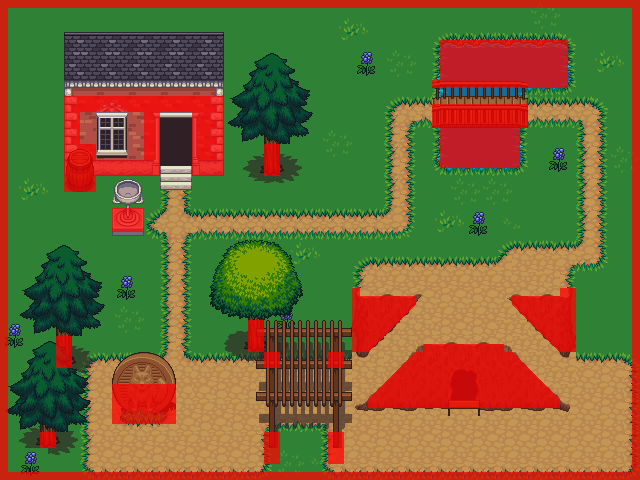

The image is a tile-based game level rendered from a .tmx file. Its description and source (layers, tilesets, objects; grid data summarised) follow:
An orthogonal 40x30 tile map with 16x16 px tiles, 4 tile layers (ground, over, over2, collisions), 14 tilesets and 6 objects (To_House, From_House).

<map version="1.0" tiledversion="1.1.5" orientation="orthogonal" renderorder="right-down" width="40" height="30" tilewidth="16" tileheight="16" infinite="0" nextlayerid="10" nextobjectid="9">
 <tileset firstgid="1" source="Outside_A2.tsx" />
 <tileset firstgid="769" source="Outside_A3.tsx" />
 <tileset firstgid="1281" source="Outside_B.tsx" />
 <tileset firstgid="2305" source="Outside_A1.tsx" />
 <tileset firstgid="3073" source="Outside_A5.tsx" />
 <tileset firstgid="3585" source="$princess.tsx" />
 <tileset firstgid="3681" source="Inside_B.tsx" />
 <tileset firstgid="4705" source="!$door.tsx" />
 <tileset firstgid="4789" source="!fire.tsx" />
 <tileset firstgid="5557" source="collision_tiles.tsx" />
 <tileset firstgid="5575" source="Window1.tsx" />
 <tileset firstgid="5639" source="Inside_C.tsx" />
 <tileset firstgid="6663" source="Inside_A4.tsx" />
 <tileset firstgid="7623" source="Inside_A2.tsx" />
 <layer id="2" name="ground" width="40" height="30">
  <data>[1200 cells, 1156 non-empty, 84 distinct tile ids]</data>
 </layer>
 <layer id="3" name="over" width="40" height="30">
  <data>[1200 cells, 247 non-empty, 186 distinct tile ids]</data>
 </layer>
 <layer id="4" name="over2" width="40" height="30">
  <data>[1200 cells, 243 non-empty, 187 distinct tile ids]</data>
 </layer>
 <objectgroup id="9" name="gates">
  <object id="6" name="To_House" x="160" y="112" width="32" height="60" />
  <object id="8" name="From_House" x="176" y="196">
   <point />
  </object>
 </objectgroup>
 <objectgroup id="5" name="screen_border">
  <object id="1" x="0" y="0" width="320" height="240" />
  <object id="2" x="320" y="0" width="320" height="240" />
  <object id="3" x="320" y="240" width="320" height="240" />
  <object id="7" x="0" y="240" width="320" height="240" />
 </objectgroup>
 <layer id="8" name="collisions" width="40" height="30" opacity="0.73">
  <data>[1200 cells, 351 non-empty, 17 distinct tile ids]</data>
 </layer>
</map>
